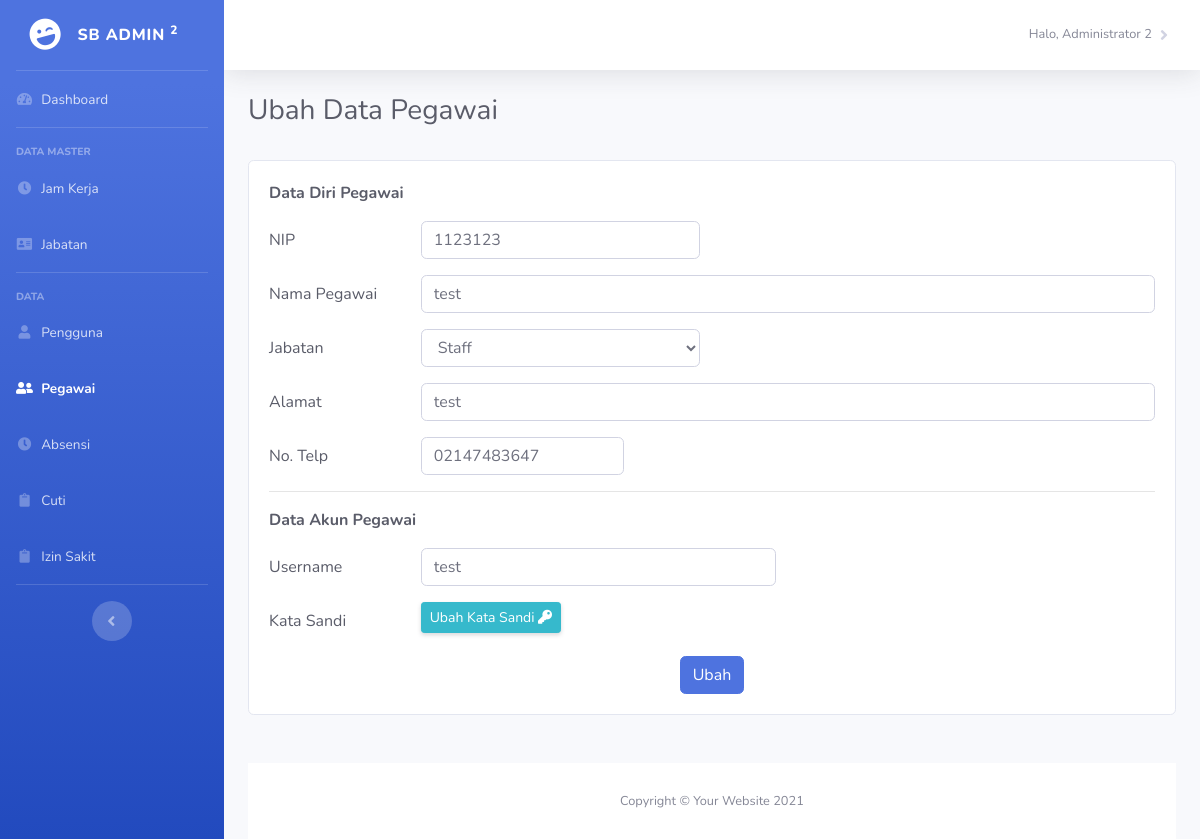
The app's page /pegawai_ubah.php?id=5 (signed in) with its own data.
### tables this page shows
CREATE TABLE `pengguna` (
  `id_pengguna` int(20) NOT NULL,
  `nama_pengguna` varchar(255) NOT NULL,
  `role` varchar(255) NOT NULL,
  `username` varchar(255) NOT NULL,
  `password` varchar(255) NOT NULL
);

CREATE TABLE `pegawai` (
  `id_pegawai` int(20) NOT NULL,
  `nama_pegawai` varchar(255) NOT NULL,
  `nip` varchar(255) NOT NULL,
  `id_jabatan` int(20) NOT NULL,
  `alamat` varchar(255) NOT NULL,
  `no_telp` int(20) NOT NULL,
  `id_pengguna` int(20) NOT NULL
);

### pegawai_ubah.php (the view, shortened to what this page needs)
<?php
    $koneksi = mysqli_connect("localhost","root","","db_absensi");
    $ambilUserLogin=mysqli_query($koneksi,"SELECT * from pengguna WHERE id_pengguna = $_SESSION[id_pengguna]");
    $userLogin=$ambilUserLogin->fetch_assoc();
    if ($userLogin['role'] != 'Admin'){
        echo "<script>alert('Anda tidak memilik akses');</script>";
        echo "<script>location='index.php';</script>";
    }else{
        $ambilPegawai=mysqli_query($koneksi,"SELECT * FROM pegawai WHERE id_pegawai='$_GET[id]'");
        $pegawai=$ambilPegawai->fetch_assoc();
        $idPengguna=$pegawai['id_pengguna'];
        $ambilPenggunaPegawai=mysqli_query($koneksi,"SELECT * FROM pengguna WHERE id_pengguna='$idPengguna'");
        $penggunaPegawai=$ambilPenggunaPegawai->fetch_assoc();
?>
<!DOCTYPE html>
<html lang="en">
<head>
    <?php
        include ('include/include-style.php');
    ?>
</head>
<body id="page-top">
    <div id="wrapper">
        <?php
            include('include/include-sidebar.php');
        ?>
        <div id="content-wrapper" class="d-flex flex-column">
            <div id="content">
                <?php
                    include('include/include-navbar.php');
                ?>
                <div class="container-fluid">
                    <div class="d-sm-flex align-items-center justify-content-between mb-4">
                        <h1 class="h3 text-dark">Ubah Data Pegawai</h1>
                    </div>
                    <div class="row text-dark mb-5">
                        <div class="col-sm">
                            <div class="card">
                                <div class="card-body">
                                    <form action="" method="POST">
                                        <p><b>Data Diri Pegawai</b></p>
                                        <div class="form-group row">
                                            <label for="nip" class="col-sm-2 col-form-label">NIP</label>
                                            <div class="col-sm-4">
                                                <input type="text" class="form-control" name="nip" id="nip" placeholder="NIP" value="<?php echo $pegawai['nip']; ?>" required>
                                            </div>
                                        </div>
                                        <div class="form-group row">
                                            <label for="nama_pegawai" class="col-sm-2 col-form-label">Nama Pegawai</label>
                                            <div class="col-sm-10">
                                                <input type="text" class="form-control" name="nama_pegawai" id="nama_pegawai" placeholder="Nama Pegawai" value="<?php echo $pegawai['nama_pegawai']; ?>" required>
                                            </div>
                                        </div>
                                        <div class="form-group row">
                                            <label for="id_jabatan"  class="col-sm-2 col-form-label">Jabatan</label>
                                            <div class="col-sm-4">
                                                <select type="text" class="form-control" name="id_jabatan" id="id_jabatan" required>
                                                    <?php
                                                        $ambil=mysqli_query($koneksi,"SELECT * FROM jabatan");
                                                        while($jabatan=$ambil->fetch_assoc()){
                                                    ?>
                                                    <option value="<?php echo $jabatan['id_jabatan']?>" <?php if ($jabatan['id_jabatan']==$jabatan['id_jabatan']){?> selected <?php }; ?>><?php echo $jabatan['nama_jabatan']?></option>
                                                    <?php } ?>
                                                </select>
                                            </div>
                                        </div>
                                        <div class="form-group row">
                                            <label for="alamat" class="col-sm-2 col-form-label">Alamat</label>
                                            <div class="col-sm-10">
                                                <input type="text" class="form-control" name="alamat" id="alamat" placeholder="Alamat" value="<?php echo $pegawai['alamat']; ?>" required>
                                            </div>
                                        </div>
                                        <div class="form-group row">
                                            <label for="no_telp" class="col-sm-2 col-form-label">No. Telp</label>
                                            <div class="col-sm-3">
                                                <input type="text" class="form-control" name="no_telp" id="no_telp" placeholder="No. Telp" value="0<?php echo $pegawai['no_telp']; ?>" required>
                                            </div>
                                        </div>
                                        <hr>
                                        <p><b>Data Akun Pegawai</b></p>
                                        <div class="form-group row">
                                            <label for="username" class="col-sm-2 col-form-label">Username</label>
                                            <div class="col-sm-5">
                                                <input type="text" class="form-control" name="username" id="username" placeholder="Username" value="<?php echo $penggunaPegawai['username']; ?>" required>
                                            </div>
                                        </div>
                                        <div class="form-group row">
                                            <label for="password" class="col-sm-2 col-form-label">Kata Sandi</label>
                                            <div class="col-sm-9">
                                                <a href="pegawai_ubah_katasandi.php?id=<?php echo $pegawai['id_pegawai'];?>" class="d-none d-sm-inline-block btn btn-sm btn-info shadow-sm">Ubah Kata Sandi <i class="fa fa-key"></i></a>
                                            </div>
                                        </div>
                                        <div class="text-center">
                                            <button class="btn btn-primary" name="ubah">
                                                Ubah
                                            </button>
                                        </div>
                                    </form>
                                </div>
                            </div>
                        </div>
                    </div>
            <?php
                include('include/include-footer.php')
            ?>
        </div>
    </div>
</body>
</html>
<?php
    }
?>

### include/include-navbar.php (shortened to what this page needs)
<nav class="navbar navbar-expand navbar-light bg-white topbar mb-4 static-top shadow">
    <ul class="navbar-nav ml-auto">
        <li class="nav-item dropdown">
            <a class="nav-link dropdown-toggle" href="#" id="userDropdown" role="button"
                data-toggle="dropdown" aria-haspopup="true" aria-expanded="false">
                <span class="d-none d-lg-inline text-gray-600 small">Halo, <?php echo $userLogin['nama_pengguna']?></span>
            </a>
        </li>
    </ul>
</nav>

### records on screen
pengguna: nama_pengguna "Administrator 2"
pegawai: nip "1123123", nama_pegawai "test", alamat "test", no_telp "02147483647"
pengguna: username "test"

### other values on screen
form field id_jabatan "Staff"
